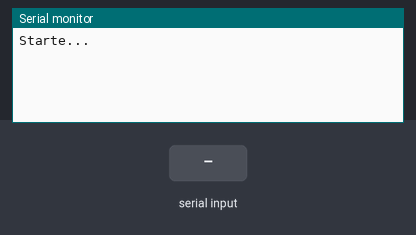
Simulated run of this sketch. Board: Arduino Uno, built with avr-gcc and run on an emulated ATmega328P. Shown: the last lines printed to the serial monitor. The inputs (shaded band) are chosen by the test bench. Random numbers use the default seed unless the sketch sets one.

Above: at 1.2 s.
1.3 s: "<RN>" received over Serial
At 2.9 s:
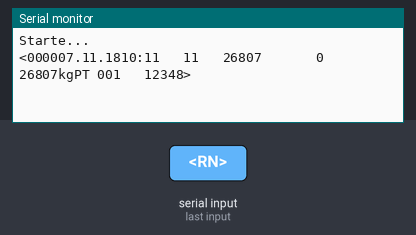
3.8 s: "<TA>" received over Serial
At 6.0 s:
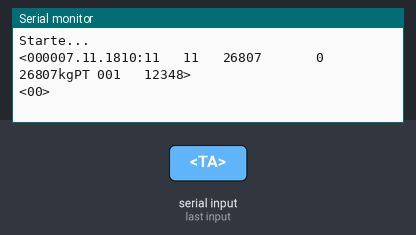
6.3 s: "<FP0>" received over Serial
At 8.0 s:
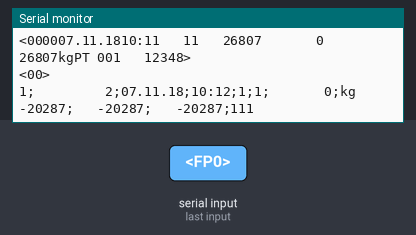
8.8 s: "MP" received over Serial
At 11.2 s:
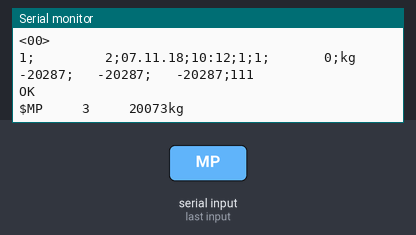

Measured:
- after the input at 1.3 s, the serial monitor: prints a new line after 1.0 s (image 1)
- after the input at 3.8 s, the serial monitor: prints a new line after 1.0 s (image 2)
- after the input at 6.3 s, the serial monitor: prints a new line after 1.0 s (image 3)
- after the input at 8.8 s, the serial monitor: prints a new line after 1.0 s (image 4)

The sketch:

waage_dev.ino
```cpp
String command = "";
int laufendeNummer = 1;
int stunde = 10;
int minute = 10;
String datum = "07.11.18";

String randomWeight()
{
    int number = random(10000, 50000);
    return "   " + String(number);
}

String getDatum()
{
    return datum;
}

String zeit()
{
    minute++;
    if (minute == 60) {
      stunde++;
      if (stunde == 24) {
        stunde = 10;
      }
      minute = 10;
    }
    return String(stunde) + ":" + String(minute);
}

String IdentNummer(unsigned int stellen = 4)
{
    String nummer = String(laufendeNummer);

    String leerzeichen = "";
    for(unsigned int i = 0; i < (stellen - nummer.length()); i++) {
        leerzeichen += " ";
    }
    leerzeichen += nummer;

    laufendeNummer++;

    return leerzeichen;
}

void antwortGewicht(bool sendIdent = true)
{
    String weight = randomWeight();
    Serial.println("<" + String("00") + String("00") + getDatum() + zeit() + (sendIdent ? IdentNummer() : String("   1")) + String("1") + weight + String("       0") + weight + String("kg") + String("PT") + String(" ") + String("001") + String("   12348") + ">");
}

void antwortGewichtTell() {
    String weight = randomWeight();
    Serial.println(String("1;") + IdentNummer(10) + String(";") + getDatum() + String(";") + zeit() + String(";1;1;       0;") + String("kg") + weight + String(";") + weight + String(";") + weight + String(";111"));
}

void antwortGewichtPfister() {
    Serial.println("OK");
    String weight = randomWeight();
    Serial.println(String("$MP") + IdentNummer(6) + String("  ") + weight + String("kg"));
}

void setup()
{
    Serial.begin(4800);
    Serial.println("Starte...");
}

void loop()
{
    if (Serial.available() > 0) {
        // read the incoming byte:
        command = Serial.readString();
        command.trim();

        if (command == "<RN>")
        {
            antwortGewicht();
        }
        else if (command == "<RM>") {
            antwortGewicht(false);
        }
        else if (command == "<TA>")
        {
            Serial.println("<00>");
        }
        else if (command == "<TC>") {
            Serial.println("<00>");
        }
        else if (command == "<SZ>") {
            Serial.println("<00>");
        }
        else if (command == "<FP0>") {
            antwortGewichtTell();
        }
        else if (command == "MP") {
            antwortGewichtPfister();
        }
        else if (command.startsWith("<PR")) {
            Serial.println("<00>");
        }
        else if (command.startsWith("ST")) {
          command.remove(0, 2);
          command.remove(8);
          datum = command;
          Serial.println("<00>");
        }
        else
        {
            Serial.println("<32>");
        }
    }
}
```
